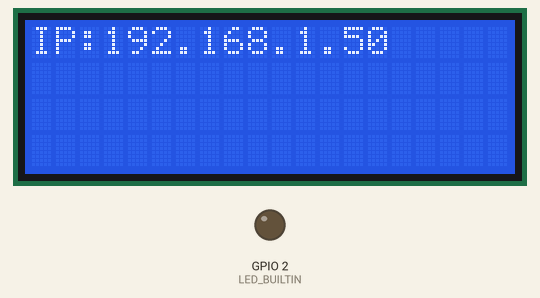
Recording of a program running on a simulated ESP32. On the bench: 20×4 character LCD, output pins drawn as LEDs (lit = HIGH). WiFi joins after 1.5 s; servers stay silent unless stated.

Above: at 7.2 s.

Measured:
- what the display in image 0 shows lasts 2.0 s, from 7.1 s to 9.1 s

The program:

main.cpp
```cpp
#include <Arduino.h>
#include <ArduinoJson.h>
#include <Wire.h>
#include <LiquidCrystal_I2C.h>
#include <WiFi.h>
#include "soc/soc.h"
#include "soc/rtc_cntl_reg.h"
#include "fetch.h"
#include "env.h"
#include "weather.h"

LiquidCrystal_I2C lcd(0x27, 20, 4);
DynamicJsonDocument doc(1024);

void setup()
{

  //disable brown out detector
  WRITE_PERI_REG(DR_REG_RTCCNTL_BASE + 0xd4, 0);

  // initialize the LCD
  Wire.begin();
  lcd.begin(20, 4);
  lcd.backlight();
  delay(5000);
  lcd.clear();

  pinMode(LED_BUILTIN, OUTPUT);
  digitalWrite(LED_BUILTIN, 0);

  // initialize WiFi
  WiFi.begin(SSID, PASSWORD);
  lcd.setCursor(0, 0);
  lcd.backlight();
  lcd.printf("Connecting to %s", SSID);
  while (WiFi.status() != WL_CONNECTED)
  {
    delay(1000);
  }
  lcd.clear();
  lcd.setCursor(0, 0);
  switch (WiFi.status())
  {
  case WL_CONNECTED:
    lcd.print("IP:");
    lcd.print(WiFi.localIP());
    break;
  default:
    lcd.print("An error ocurred!");
  }

  delay(2000);
  lcd.clear();

  drawWeather();
}

void loop()
{
  // Do nothing here...
}
```

env.example.h
```cpp
#ifndef ENV
#define ENV
#define SSID "SSID"
#define PASSWORD "PASSWORD"
#define WEATHER_ENDPOINT "http://api.openweathermap.org/data/2.5/weather?units=metric&id=<CITY ID HERE>&appid=<API TOKEN HERE>"
#define HOUR_OFFSET #
#endif
```

fetch.cpp
```cpp
#include <HTTPClient.h>
#include <WiFi.h>
#include <LiquidCrystal_I2C.h>
#include "fetch.h"

extern LiquidCrystal_I2C lcd;

HttpResponse __httpResponse;

HttpResponse fetch(const char *url)
{
    lcd.noBacklight();
    WiFiClient client;
    HTTPClient http;

    free(__httpResponse.payload);

    digitalWrite(LED_BUILTIN, 1);

    http.begin(client, url);

    __httpResponse.status = http.GET();

    if (__httpResponse.status < 300 && __httpResponse.status > 0)
    {
        __httpResponse.payload = strdup(http.getString().c_str());
    }
    else
    {
        __httpResponse.payload = strdup(http.errorToString(__httpResponse.status).c_str());
    }
    digitalWrite(LED_BUILTIN, 0);

    lcd.backlight();
    return __httpResponse;
}
```

fetch.h
```cpp
#ifndef FETCH
#define FETCH

typedef struct httpResponse
{
    int status;
    char *payload;
} HttpResponse;

HttpResponse fetch(const char *url);

#endif
```

weather.h
```cpp
#ifndef WEATHER
#define WEATHER

void drawWeather();

#endif
```
